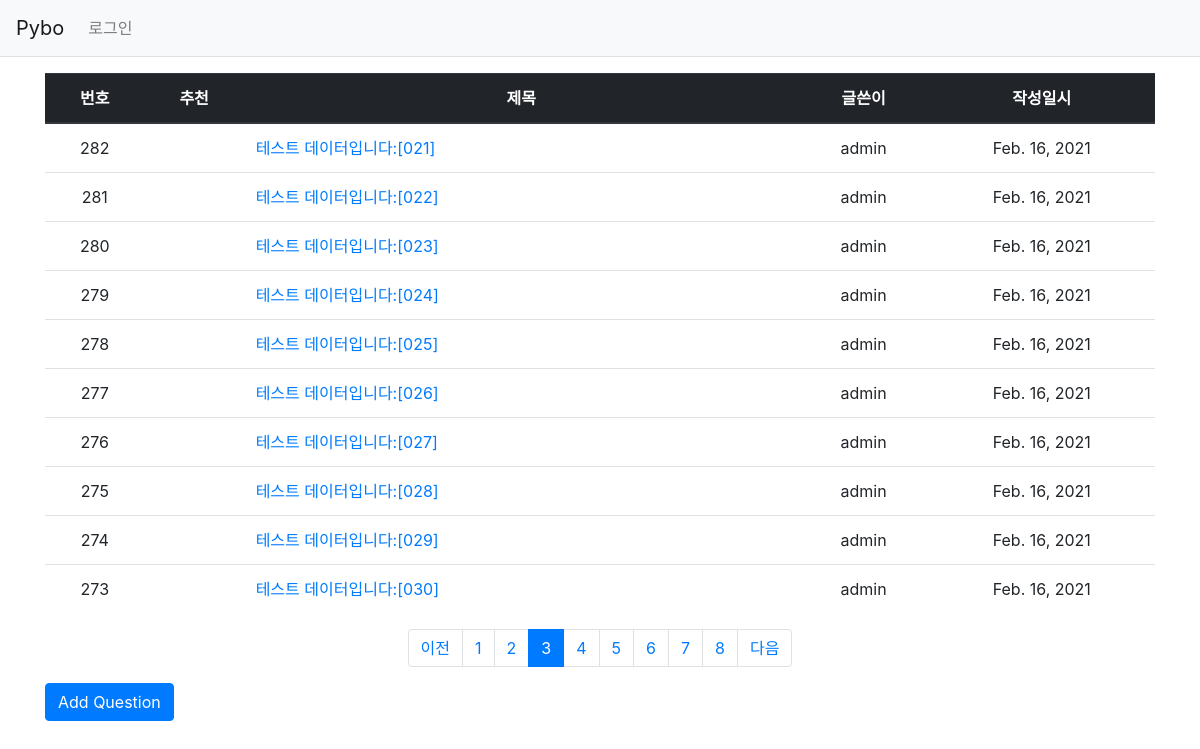
/?page=3, run on the app's committed database.
### pybo/models.py (models this page shows, shortened)
class Question(models.Model):
  author = models.ForeignKey(User, on_delete=models.CASCADE, related_name='author_question')
  subject = models.CharField(max_length=200)
  content = models.TextField()
  create_date = models.DateField()
  modify_date = models.DateTimeField(null=True, blank=True)
  voter = models.ManyToManyField(User, related_name='voter_question')

### pybo/views/base_views.py (the view)
# urls.py: path('', base_views.index, name='index'), # / 페이지에 해당하는 urlpatterns
def index(request):
  page = request.GET.get('page', '1')
  question_list = Question.objects.order_by('-create_date')
  paginator = Paginator(question_list, 10)
  page_obj = paginator.get_page(page)
  context = { 'question_list': page_obj }
  return render(request, 'pybo/question_list.html', context)

### pybo/templatetags/pybo_filter.py (called while the page is built)
@register.filter
def sub(value, arg):
  return value - arg

### templates/pybo/question_list.html (shortened to what this page needs)
{% extends 'base.html' %}
{% load pybo_filter %}
{% block content %}
<div class="container my-3">
  <table class="table">
    <thead>
      <tr class="text-center thead-dark">
        <th>번호</th>
        <th>추천</th>
        <th style="width:50%">제목</th>
        <th>글쓴이</th>
        <th>작성일시</th>
      </tr>
    </thead>
    <tbody>
      {% if question_list %}
      {% for question in question_list %}
      <tr class="text-center">
        <td>{{ question_list.paginator.count|sub:question_list.start_index|sub:forloop.counter0|add:1 }}</td>
        <td>
        </td>
        <td class="text-left">
          <a href="{% url 'pybo:detail' question.id %}">
            {{ question.subject }}
          </a>
        </td>
        <td>{{ question.author.username }}</td>
        <td>
          {{ question.create_date }}
        </td>
      </tr>
      {% endfor %}
      {% else %}
      <tr>
        <td colspan="3">No question</td>
      </tr>
      {% endif %}
    </tbody>
  </table>
  <ul class="pagination justify-content-center">
    {% if question_list.has_previous %}
      <li class="page-item">
        <a class="page-link" href="?page={{ question_list.previous_page_number }}">이전</a>
      </li>
    {% else %}
      <li class="page-item disabled">
        <a class="page-link" tabindex="-1" aria-disabled="true" href="#">이전</a>
      </li>
    {% endif %}
    {% for page_number in question_list.paginator.page_range %}
      {% if page_number >= question_list.number|add:-5 and page_number <= question_list.number|add:5 %}
        {% if page_number == question_list.number %}
          <li class="page-item active" aria-current="page">
            <a class="page-link" href="?page={{ page_number }}">{{ page_number }}</a>
          </li>
        {% else %}
          <li class="page-item">
            <a class="page-link" href="?page={{ page_number }}">{{ page_number }}</a>
          </li>
        {% endif %}
      {% endif %}
    {% endfor %}
    {% if question_list.has_next %}
      <li class="page-item">
        <a class="page-link" href="?page={{ question_list.next_page_number }}">다음</a>
      </li>
    {% else %}
      <li class="page-item disabled">
        <a class="page-link" tabindex="-1" aria-disabled="true" href="#">다음</a>
      </li>
    {% endif %}
  </ul>
  <a href="{% url 'pybo:question_create' %}" class="btn btn-primary">
  Add Question
  </a>
</div>
{% endblock %}

### data on the page
Question: paginator.count|sub "282", subject "테스트 데이터입니다:[021]", author.username "admin", create_date "Feb. 16, 2021"
Question: paginator.count|sub "281", subject "테스트 데이터입니다:[022]", author.username "admin", create_date "Feb. 16, 2021"
Question: paginator.count|sub "280", subject "테스트 데이터입니다:[023]", author.username "admin", create_date "Feb. 16, 2021"
Question: paginator.count|sub "279", subject "테스트 데이터입니다:[024]", author.username "admin", create_date "Feb. 16, 2021"
Question: paginator.count|sub "278", subject "테스트 데이터입니다:[025]", author.username "admin", create_date "Feb. 16, 2021"
Question: paginator.count|sub "277", subject "테스트 데이터입니다:[026]", author.username "admin", create_date "Feb. 16, 2021"
Question: paginator.count|sub "276", subject "테스트 데이터입니다:[027]", author.username "admin", create_date "Feb. 16, 2021"
Question: paginator.count|sub "275", subject "테스트 데이터입니다:[028]", author.username "admin", create_date "Feb. 16, 2021"
Question: paginator.count|sub "274", subject "테스트 데이터입니다:[029]", author.username "admin", create_date "Feb. 16, 2021"
Question: paginator.count|sub "273", subject "테스트 데이터입니다:[030]", author.username "admin", create_date "Feb. 16, 2021"

### other printed values
{{ page_number }} "1" "2" "4" "5" "6" "7" "8"
{{ page_number }} "3"
